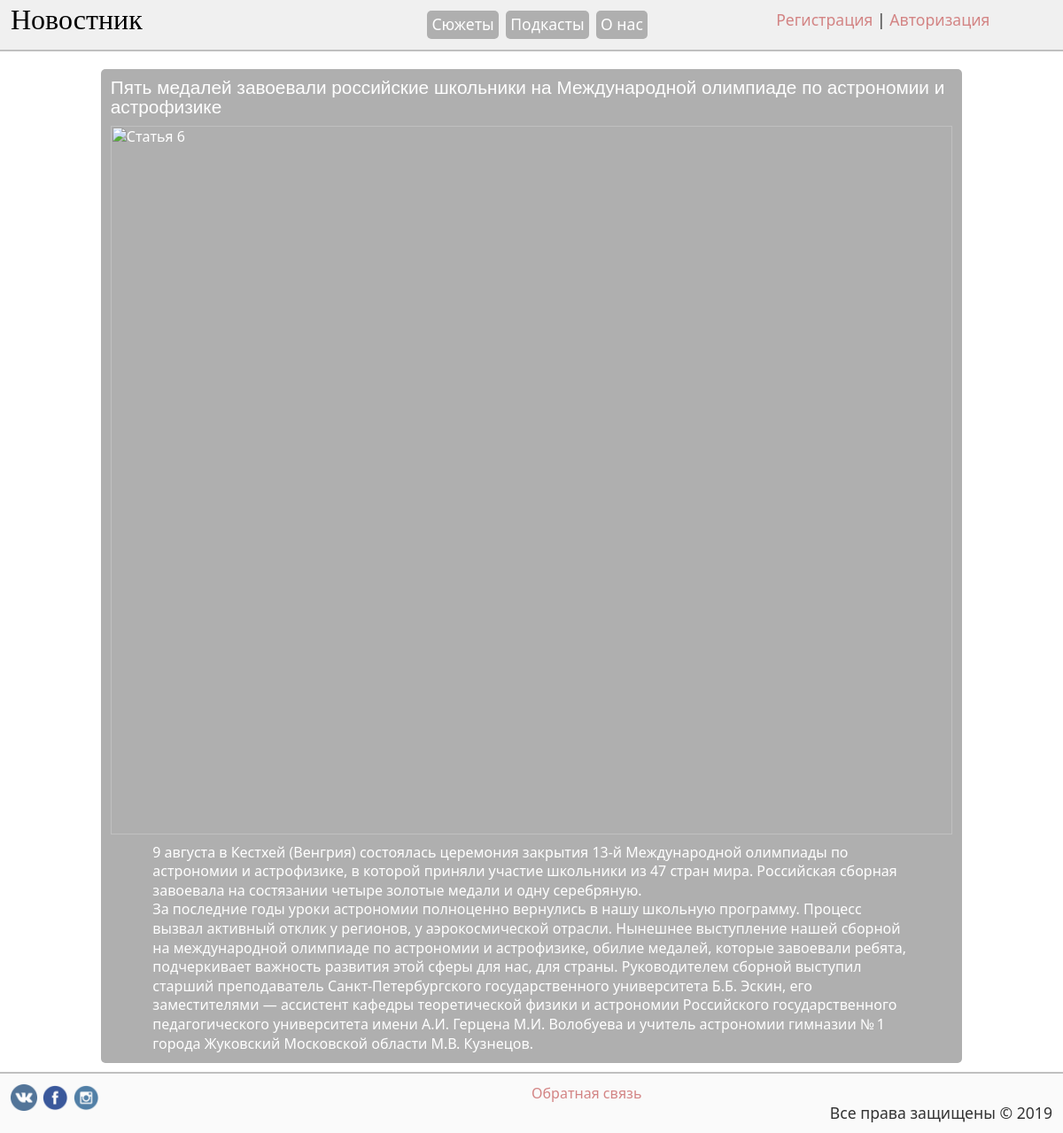
The page /article.php?id=6 on the database its author committed.
### tables this page shows
CREATE TABLE `news` (
  `id` int(11) UNSIGNED NOT NULL,
  `title` varchar(255) NOT NULL,
  `intro_text` text NOT NULL,
  `full_text` text NOT NULL
);

### functions/functions.php (called while the page is built, shortened)
<?php
	require_once "connect.php";
	function getNews ($limit, $id) {
		global $mysqli;
		if($id)
			$where = "WHERE `id` = ".$id;
		$result = $mysqli->query("SELECT * FROM `news` $where ORDER BY `id` DESC LIMIT $limit");
		if(!$id)
			return resultToArray ($result);
		else
			return $result->fetch_assoc();
	}
?>

### article.php (the view, shortened to what this page needs)
<html>
<head>
	<?php
		require_once "functions/functions.php";
		$news = getNews(1, $_GET["id"]);
		require_once "blocks/head.php";
	?>
</head>
<body>
	<?php require_once "blocks/header.php" ?>
	<div id="wrapper">
		<?php
		echo  '<div id="bigArticle"><h2>'.$news["title"].'</h2>
			<img src="/img/articles/'.$news["id"].'.jpg"  alt="Статья '.$news["id"].'" title="Статья '.$news["id"].'">
			<p>'.$news["intro_text"]."<br>".$news["full_text"].'</p>
			</div>';
		?>
	</div>
	<?php require_once "blocks/footer.php" ?>
</body>
</html>

### blocks/head.php (shortened to what this page needs)
<link href="/css/style.css?v=1.4.2" rel="stylesheet">

### blocks/header.php (shortened to what this page needs)
<header>
		<div id="logo">
			<a href="/" title="Перейти на главную">Новостник</a>
		</div>
		<div id="menuHead">
			<a href="/chronicles.php">
				<div style="margin-right: 3%">Сюжеты</div>
			</a>
			<a href="/podcasts.php">
				<div style="margin-right: 3%">Подкасты</div>
			</a>
			<a href="/about.php">
				<div>О нас</div>
			</a>
		</div>
		<?php if(!isset($_SESSION['session_username'])):?>
		<div id="regAuth">
			<a href="/reg.php">Регистрация</a> | <a href="/auth.php">Авторизация</a>
		</div>
		<?else:?>
			<div id="regAuth">
			<a href="/intropage.php">Профиль</a> | <a href="/logout.php">Выйти</a>
			</div>
		<?endif;?>
</header>

### blocks/footer.php
<footer>
	<div id="social">
		<a href="http://vk.com" title="Мы Вконтакте" target="_blank">
			<img src="/img/vk.png" alt="Вк" title="Вк">
		</a>
		<a href="http://facebook.com" title="Мы в Facebook" target="_blank">
			<img src="/img/facebook.png" alt="Facebook" title="Facebook">
		</a>
		<a href="http://instagram.com" title="Мы в Instagram" target="_blank">
			<img src="/img/instagram.png" alt="Instagram" title="Instagram">
		</a>
	</div>
	<div>
		<a href="/feedback.php">
			<div>Обратная связь</div>
		</a>
	</div>
	<div id="rights">
		Все права защищены &copy; <?php echo date ('Y')?>
	</div>
</footer>

### css/style.css (style rules this page uses)
* { margin: 0; padding: 0; outline: none; }
html { height: 100% }
body { width: 100%; height: 100%; background-color: #fff; color: #333; font-family: "Segoe UI", Arial, sans-serif; font-size: 1em; line-height: 135%; float: left; }
a { color: #d38484; text-decoration: none; }
a, a:hover { -webkit-transition: all.6s ease; -moz-transition: all.6s ease; -o-transition: all.6s ease; -ms-transition: all.6s ease; transition: all.6s ease; }
header { width: 98%; float: left; padding: 1%; background-color: #f0f0f0; border-bottom: 2px solid silver; margin-bottom: 20px; }
header #logo { width: 40%; float: left; }
header #logo a { color: #000000; font-size: 2em; font-family: Times New Roman, sans-serif; }
header #menuHead { width: 24%; float: left; }
header #menuHead div { float: left; font-size: 1.1em; padding: 5px; background-color: #afafaf; border-radius: 5px; color: #ffffff; }
header #regAuth { width: 30%; float: left; text-align: right; font-size: 1.1em; }
#wrapper { width: 90%; margin-left: 5%; float: left; }
#wrapper #bigArticle { width: 88%; margin-left: 5%; background-color: #afafaf; padding: 1%; border-radius: 5px; color: #ffffff; float: left; }
#wrapper #bigArticle img, #wrapper .article img { width: 100%; float: left; margin-bottom: 10px; }
#wrapper #bigArticle h2 { font-weight: normal; font-size: 1.3em; color: #ffffff; margin-bottom: 10px; font-family: Arial, sans-serif; }
#wrapper #bigArticle p, #wrapper .article p { width: 90%; margin-left: 5%; }
footer { width: 98%; float: left; padding: 1%; background-color: #fafafa; border-top: 2px solid silver; margin-top: 10px; }
footer #social { float: left; width: 50%; }
footer #social a { float: left; margin-right: 5px; }
footer #social img { width: 30px; height: 30px; }
footer #rights { float: right; width: 50%; text-align: right; font-size: 1.1em; }

### rows shown on the page
news: title "Пять медалей завоевали российские школьники на Международной олимпиаде по астрономии и астрофизике", intro_text "9 августа в Кестхей (Венгрия) состоялась церемония закрытия 13-й Международной олимпиады по астрономии и астрофизике, в которой приняли участие школьники из 47 стран мира. Российская сборная завоевала на состязании четыре золотые медали и одну серебряную.", full_text "За последние годы уроки астрономии полноценно вернулись в нашу школьную программу. Процесс вызвал активный отклик у регионов, у аэрокосмической отрасли. Нынешнее выступление нашей сборной на международной олимпиаде по астрономии и астрофизике, обилие медалей, которые завоевали ребята, подчеркивает важность развития этой сферы для нас, для страны. Руководителем сборной выступил старший преподаватель Санкт-Петербургского государственного университета Б.Б. Эскин, его заместителями — ассистент кафедры теоретической физики и астрономии Российского государственного педагогического университета имени А.И. Герцена М.И. Волобуева и учитель астрономии гимназии № 1 города Жуковский Московской области…"

### other values the page prints
date ('Y') "2019"
